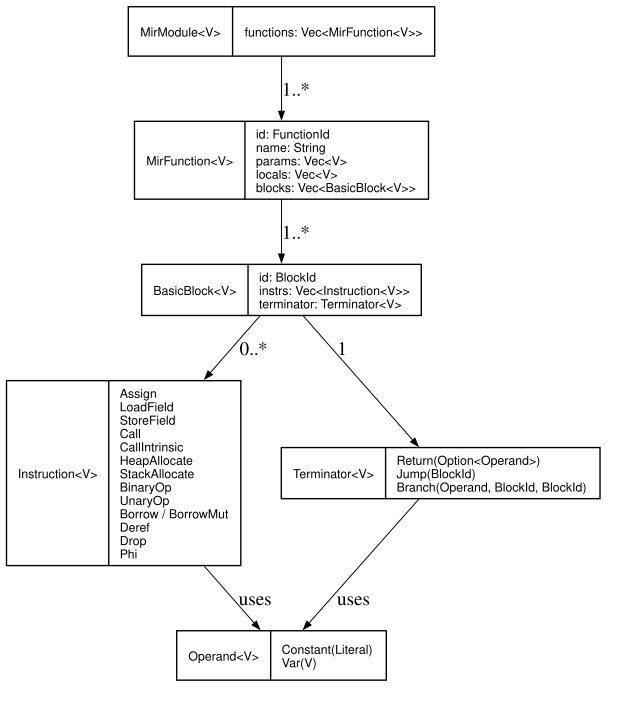

Generate this figure with Python:
"""Generate the MIR data flow diagram as SVG using graphviz."""

import graphviz

g = graphviz.Digraph(
    "mir_data_flow",
    format="svg",
    graph_attr={
        "bgcolor": "white",
        "rankdir": "TB",
        "fontname": "Helvetica",
        "fontsize": "11",
        "nodesep": "0.4",
        "ranksep": "0.4",
        "margin": "0.2",
    },
    node_attr={
        "shape": "record",
        "style": "solid",
        "fontname": "Helvetica",
        "fontsize": "9",
        "color": "black",
        "fillcolor": "white",
        "penwidth": "1.0",
    },
    edge_attr={
        "color": "black",
        "arrowsize": "0.6",
        "penwidth": "0.7",
    },
)

g.node("module", "MirModule\\<V\\>|functions: Vec\\<MirFunction\\<V\\>\\>")
g.node("func", "MirFunction\\<V\\>|id: FunctionId\\lname: String\\lparams: Vec\\<V\\>\\llocals: Vec\\<V\\>\\lblocks: Vec\\<BasicBlock\\<V\\>\\>\\l")
g.node("block", "BasicBlock\\<V\\>|id: BlockId\\linstrs: Vec\\<Instruction\\<V\\>\\>\\lterminator: Terminator\\<V\\>\\l")

g.node(
    "instr",
    "Instruction\\<V\\>|"
    "Assign\\l"
    "LoadField\\l"
    "StoreField\\l"
    "Call\\l"
    "CallIntrinsic\\l"
    "HeapAllocate\\l"
    "StackAllocate\\l"
    "BinaryOp\\l"
    "UnaryOp\\l"
    "Borrow / BorrowMut\\l"
    "Deref\\l"
    "Drop\\l"
    "Phi\\l",
)

g.node(
    "term",
    "Terminator\\<V\\>|"
    "Return(Option\\<Operand\\>)\\l"
    "Jump(BlockId)\\l"
    "Branch(Operand, BlockId, BlockId)\\l",
)

g.node("operand", "Operand\\<V\\>|Constant(Literal)\\lVar(V)\\l")

g.edge("module", "func", label="1..*")
g.edge("func", "block", label="1..*")
g.edge("block", "instr", label="0..*")
g.edge("block", "term", label="1")
g.edge("instr", "operand", label="uses")
g.edge("term", "operand", label="uses")

g.render("mir_data_flow", directory=".", cleanup=True)
print("Generated mir_data_flow.svg")
